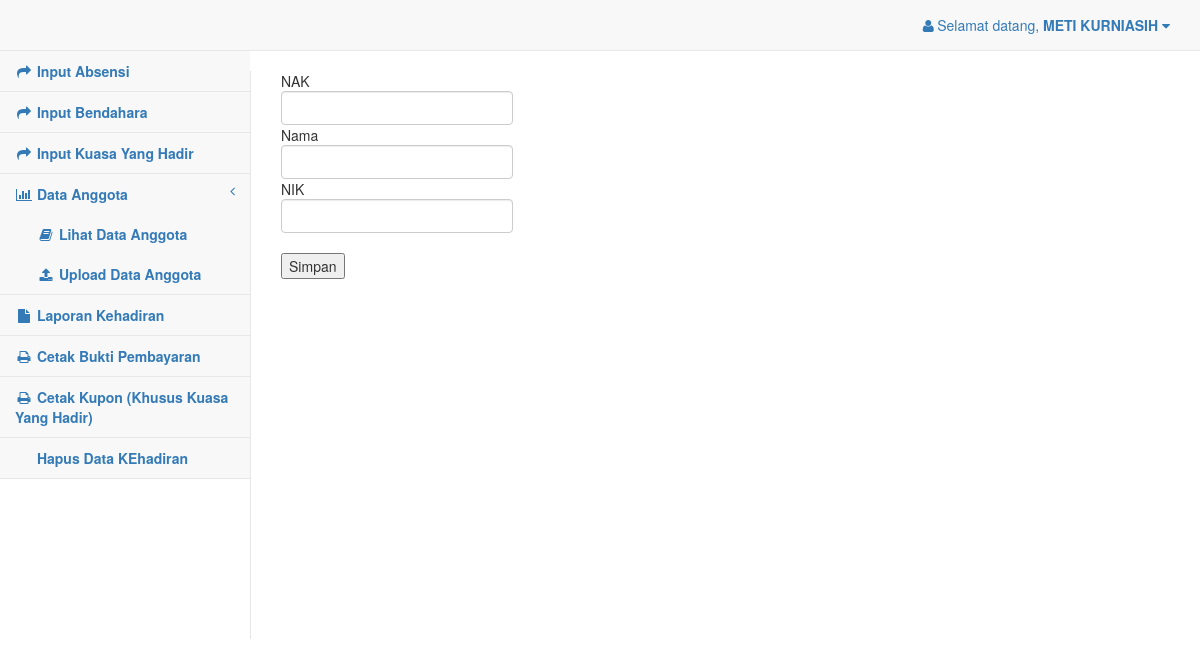
Page /pages/index.php?id=16 (signed in) on the earlier database version.
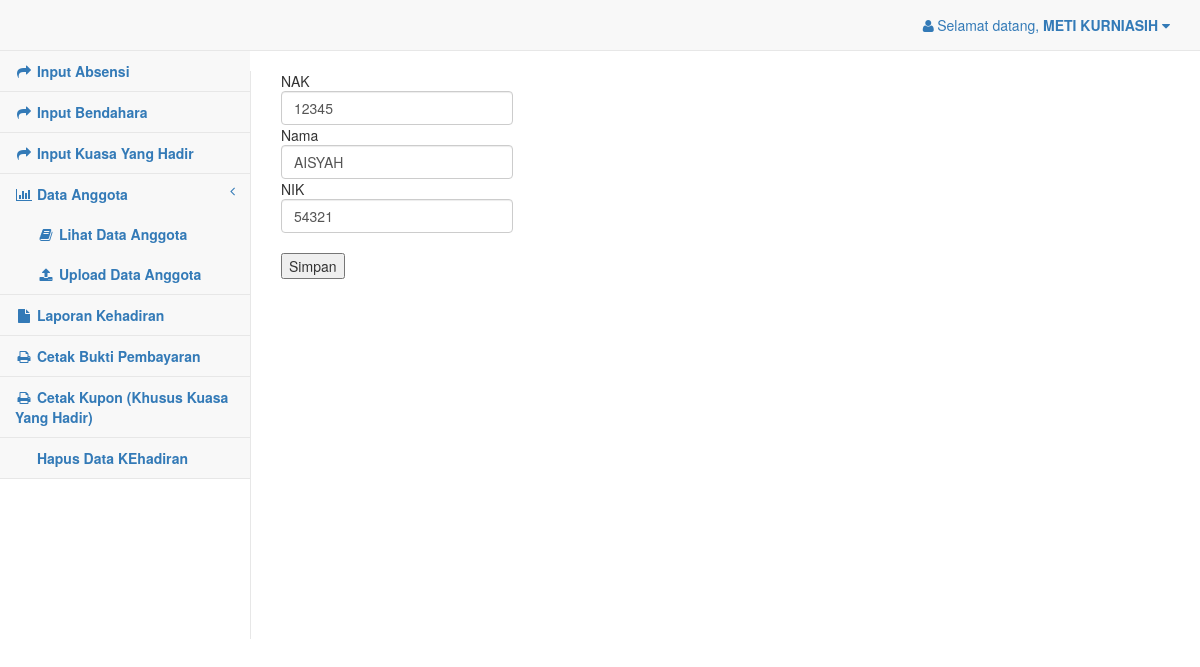
Same page on the later database version.
### tables this page shows
CREATE TABLE `bendahara` (
  `nak` varchar(10) NOT NULL,
  `nama` varchar(50) NOT NULL,
  `nik` int(10) NOT NULL
);

### pages/inputbendahara.php (the view, shortened to what this page needs)
<?php
$dbhost = 'localhost';
$dbuser = 'root';
$dbpass = '';
$koneksi = mysql_connect($dbhost, $dbuser, $dbpass);
$sql="Select * from bendahara";
$ambildata = mysql_query( $sql, $koneksi);
$row =mysql_fetch_array($ambildata);
$nak = $row['nak'];
$nama = $row['nama'];
$nik = $row['nik'];
?>
<form action="?id=17" method="post">
		<table>
<tr><td>NAK <input type="text"name="nak" size="25" class="form-control" <?php echo "value='$nak'";?>></td></tr>
<tr><td>Nama <input type="text"name="nama" size="25" class="form-control" <?php echo "value='$nama'";?>></td></tr>
<tr><td>NIK <input type="text"name="nik" size="25" class="form-control" <?php echo "value='$nik'";?>>
</table>
<input type="submit" name="simpan" value="Simpan">
</form>

### pages/index.php (shortened to what this page needs)
<?php
if(isset($_SESSION['login']))
{
?>
<html lang="en">
<head>
    <link href="../bower_components/bootstrap/dist/css/bootstrap.min.css" rel="stylesheet">
    <link href="../bower_components/metisMenu/dist/metisMenu.min.css" rel="stylesheet">
    <link href="../dist/css/timeline.css" rel="stylesheet">
    <link href="../dist/css/sb-admin-2.css" rel="stylesheet">
    <link href="../bower_components/morrisjs/morris.css" rel="stylesheet">
    <link href="../bower_components/font-awesome/css/font-awesome.min.css" rel="stylesheet" type="text/css">
</head>
<body>
    <div id="wrapper">
        <nav class="navbar navbar-default navbar-static-top" role="navigation">
                <ul class="nav navbar-top-links navbar-right">
                    <li class="dropdown">
                        <a class="dropdown-toggle" data-toggle="dropdown" href="#">
                            <i class="fa fa-user fa-fw"></i>Selamat datang, <b> <?php echo $_SESSION['nama']; ?> </b><i class="fa fa-caret-down"></i>
                        </a>
                    </li>
                </ul>
            <div class="navbar-default sidebar" role="navigation">
                <div class="sidebar-nav navbar-collapse">
                    <ul class="nav" id="side-menu">
                        <li>
                            <a href="?id=1"><i class="fa fa-share fa-fw"></i><b> Input Absensi</b></a>
                        </li>
                        <li>
                            <a href="?id=16"><i class="fa fa-share fa-fw"></i><b> Input Bendahara</b></a>
                        </li>
                        <li>
                            <a href="?id=18"><i class="fa fa-share fa-fw"></i><b> Input Kuasa Yang Hadir</b></a>
                        </li>
                        <li>
                        <a href="#"><i class="fa fa-bar-chart-o fa-fw"></i><b> Data Anggota</b><span class="fa arrow"></span></a>
                            <ul class="nav nav-second-level">
                                <li>
                                <a href="?id=3"><i class="fa fa-book fa-fw"></i><b> Lihat Data Anggota</b></a>
                                </li>
                                <li>
                                <a href="?id=8"><i class="fa fa-upload fa-fw"></i><b> Upload Data Anggota</b></a>
                                </li>
                            </ul>
                        </li>
                        <li>
                            <a href="?id=7"><i class="fa fa-file fa-fw"></i><b> Laporan Kehadiran</b></a>
                        </li>
                         <li>
                            <a href="?id=12"><i class="fa fa-print fa-fw"></i><b> Cetak Bukti Pembayaran</b></a>
                        </li>
                        <li>
                            <a href="?id=21"><i class="fa fa-print fa-fw"></i><b> Cetak Kupon (Khusus Kuasa Yang Hadir)</b></a>
                        </li>
                        <li>
                            <a href="?id=99"><i class="fa fa-delete fa-fw"></i><b> Hapus Data KEhadiran</b></a>
                        </li>
                    </ul>
                </div>
            </div>
        </nav>
        <div id="page-wrapper">
            <?php
            include 'switch.php';
            ?>
        </div>
    </div>
</body>
</html>
<?php
    }
    else
    {
        include "login.html";
    }
?>

### pages/switch.php (shortened to what this page needs)
<?php
$link = $_GET['id'];
 switch($link)
 {
	case 16:
	include "inputbendahara.php";
	break;
}
?>

Differences in the rows shown:
added bendahara: nak "12345", nama "AISYAH", nik "54321"
